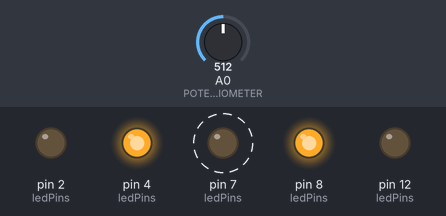
A sketch run on a simulated Arduino Uno, built with avr-gcc and run on an emulated ATmega328P. On the bench: output pins drawn as LEDs (lit = HIGH). Dashed ring = blinking. The inputs (shaded band) are chosen by the test bench; at power-on: A0 (POTENTIOMETER) = 512.

Above: at 0.3 s.
1.3 s: A0 (POTENTIOMETER) set to 464
4.3 s: A0 (POTENTIOMETER) set to 434
At 5.0 s:
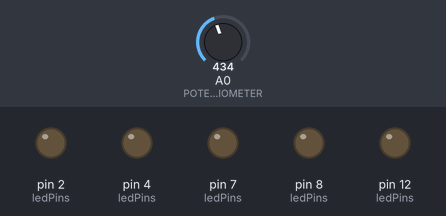
5.8 s: A0 (POTENTIOMETER) set to 490
7.3 s: A0 (POTENTIOMETER) set to 515
At 7.4 s:
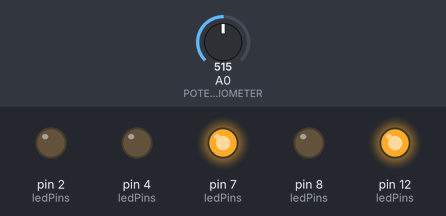
10.3 s: A0 (POTENTIOMETER) set to 440
At 10.8 s:
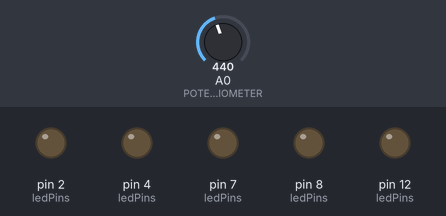
Timing chart, 0 to 12.8 s (numbered marks = the images above; inputs shaded):
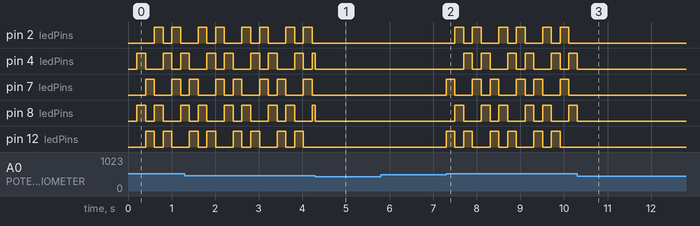

The sketch:

solution.ino
```cpp
// PINS
#define POTENTIOMETER A0
constexpr int LED1 = 2;
constexpr int LED2 = 4;
constexpr int LED3 = 7;
constexpr int LED4 = 8;
constexpr int LED5 = 12;
constexpr int NUM_LEDS = 5;
const int ledPins[NUM_LEDS] = { LED1, LED2, LED3, LED4, LED5 };

// VALUES THRESHOLD + HYSTERESIS
constexpr int THRESHOLD_ON = 500;
constexpr int THRESHOLD_OFF = 450;
bool switched = false;

// VALUES LED PATTERN
bool on = false;
unsigned long ledMillis = 0;
unsigned long ledDelay = 200;
int litLed1 = 0;
int litLed2 = 2;

void setup() {
    pinMode(POTENTIOMETER, INPUT);
    for (int i = 0; i < NUM_LEDS; i++) {
        pinMode(ledPins[i], OUTPUT);
    }
}

void lightsOff();
void updateLedPattern();
void loop() {
    int value = analogRead(POTENTIOMETER);

    // hysteresis logic
    if (!switched && value > THRESHOLD_ON) {
        on = true;
        switched = true;
    }
    if (switched && value < THRESHOLD_OFF) {
        on = false;
        switched = false;
    }

    if (on) {
        unsigned long currentMillis = millis();
        if (currentMillis - ledMillis > ledDelay) {
            ledMillis = currentMillis;
            updateLedPattern();
        }
    }
    else {
        lightsOff();
    }
}

void updateLedValues();
void updateLedPattern() {
    lightsOff();
    updateLedValues();
    digitalWrite(ledPins[litLed1], HIGH);
    digitalWrite(ledPins[litLed2], HIGH);
}

void updateLedValues() {
    litLed1++;
    litLed2++;
    if (litLed1 >= NUM_LEDS) {
        litLed1 = 0;
    }
    if (litLed2 >= NUM_LEDS) {
        litLed2 = 0;
    }
}

void lightsOff() {
    for (int i = 0; i < NUM_LEDS; i++) {
        digitalWrite(ledPins[i], LOW);
    }
}
```

Measured:
- the behaviour switches between 450 and 449 on A0 (POTENTIOMETER) (found by bisection; images 0 and 1)
- the behaviour switches between 500 and 501 on A0 (POTENTIOMETER) (found by bisection; images 1 and 2)
- after the input at 4.3 s, pin 2 (ledPins), pin 7 (ledPins), pin 12 (ledPins): stops changing and stays LOW
- after the input at 5.8 s, every drawn part: stays the same
- after the input at 7.3 s, pin 2 (ledPins): LOW → HIGH after 0.20 s, then repeats every 1.0 s: LOW 0.20 s, HIGH 0.20 s, LOW 0.40 s, HIGH 0.20 s; pin 4 (ledPins): LOW → HIGH after 0.40 s, then repeats every 1.0 s: LOW 0.20 s, HIGH 0.20 s, LOW 0.40 s, HIGH 0.20 s
- after the input at 10.3 s, pin 2 (ledPins), pin 7 (ledPins), pin 12 (ledPins): stops changing and stays LOW; pin 4 (ledPins), pin 8 (ledPins): goes on until 10.3 s, then stays LOW
- by itself, pin 2 (ledPins), pin 12 (ledPins): repeats every 1.0 s: LOW 0.20 s, HIGH 0.20 s, LOW 0.40 s, HIGH 0.20 s
- by itself, pin 4 (ledPins): repeats every 1.0 s: HIGH 0.20 s, LOW 0.20 s, HIGH 0.20 s, LOW 0.40 s
- by itself, pin 7 (ledPins): repeats every 1.0 s: LOW 0.40 s, HIGH 0.20 s, LOW 0.20 s, HIGH 0.20 s
